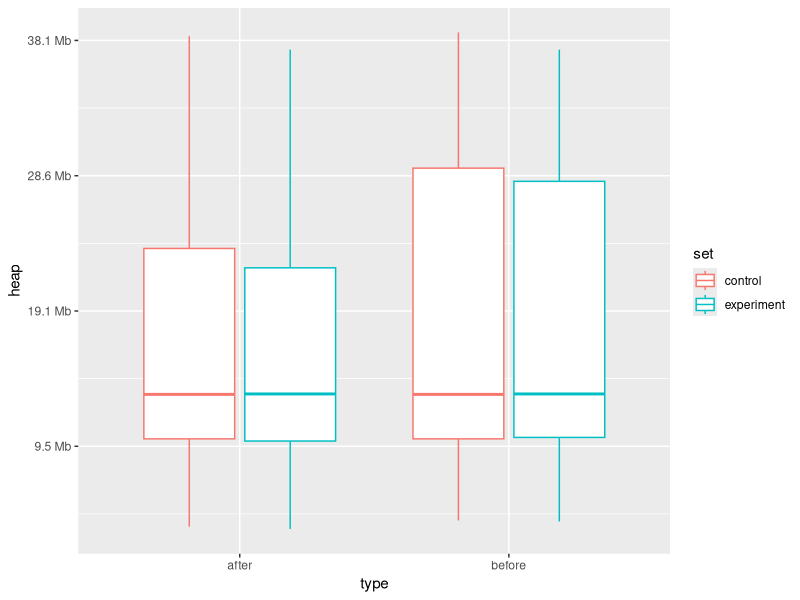
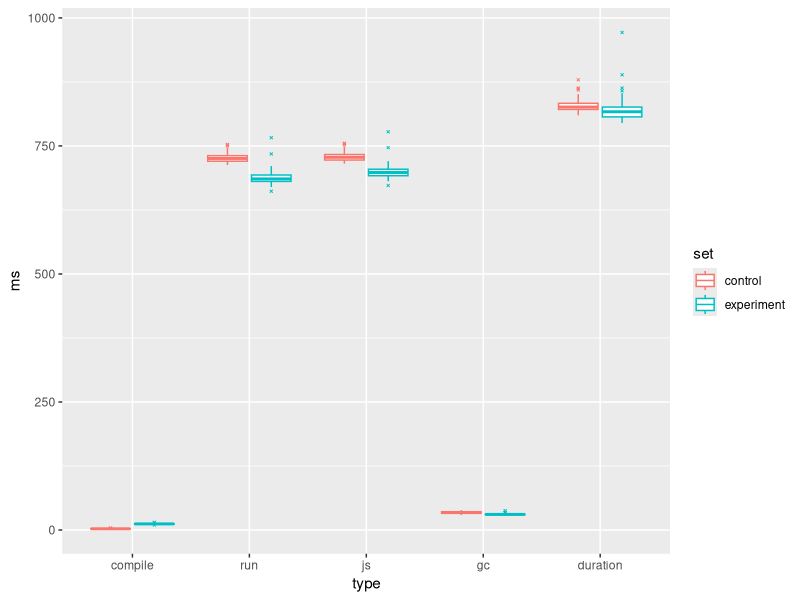
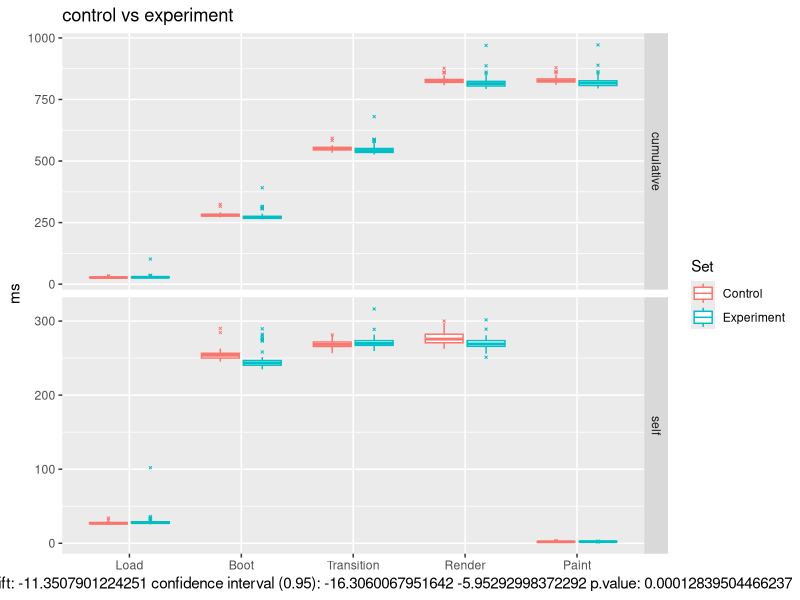

R code for these plots, in order:
#!/usr/bin/env Rscript
phases = read.csv('results/phases.csv')
samples = read.csv('results/samples.csv')
gc = read.csv('results/gc.csv')

experiment = phases[phases$set == 'experiment' & phases$phase == 'paint' & phases$type == 'cumulative',]$ms
control = phases[phases$set == 'control' & phases$phase == 'paint' & phases$type == 'cumulative',]$ms

result = wilcox.test(experiment, control, conf.int=TRUE)

samples$type = factor(samples$type, levels=c('compile','run','js','gc','duration'))

# by default string factors are ordered alphabetically
phases$phase = factor(phases$phase,
    levels=c('load','boot','transition','render','paint'),
    labels=c('Load','Boot','Transition','Render','Paint'))
phases$set = factor(phases$set,
  levels=c('control', 'experiment'),
  labels=c('Control', 'Experiment'))
library('ggplot2')

png(file='results/gc.png')
ggplot(aes(y = heap, x = type, color = set), data = gc) +
  geom_boxplot(outlier.size=0.5, outlier.shape=4) +
  scale_y_continuous(labels = function (x) { format(structure(x, class="object_size"),"Mb")})
dev.off()

png(file='results/samples.png')
ggplot(aes(y = ms, x = type, color = set), data = samples) +
  geom_boxplot(outlier.size=0.5, outlier.shape=4)
dev.off()

png(file='results/phases.png', width=1024, height=768)
ggplot(aes(y = ms, x = phase, color = set), data = phases) +
  facet_grid(type ~ ., scales='free_y') +
  geom_boxplot(outlier.size=0.5, outlier.shape=4) +
  labs(title = "control vs experiment", color = "Set",
    x = paste0("estimated shift: ", result$estimate, " confidence interval (0.95): ", result$conf.int[1], " ", result$conf.int[2], " p.value: ", result$p.value))
dev.off()
